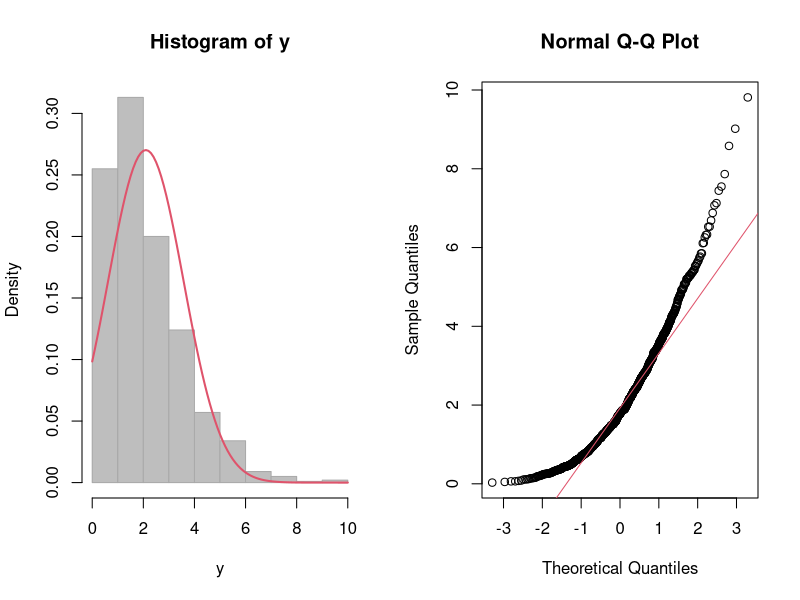
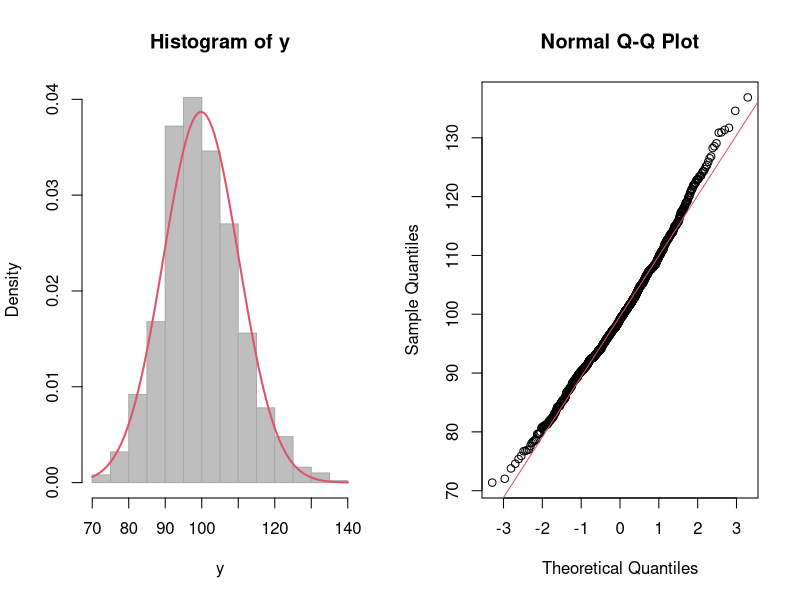
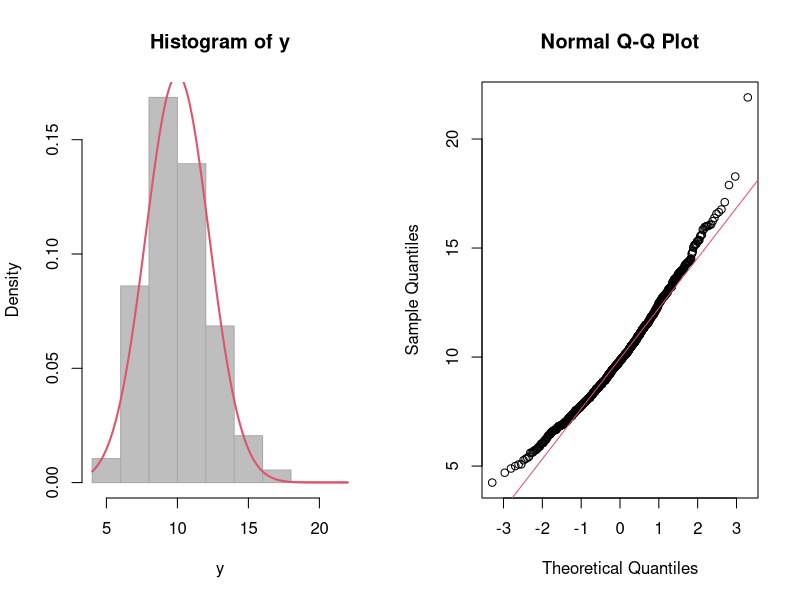
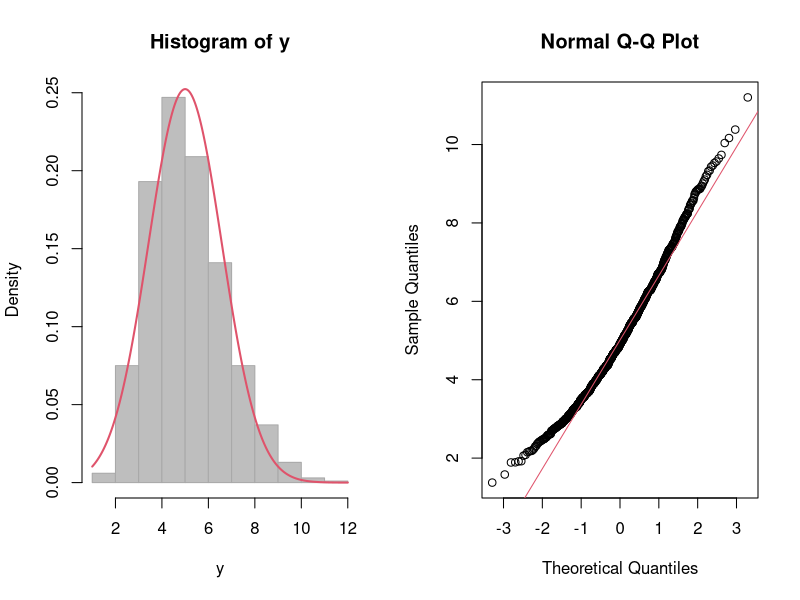
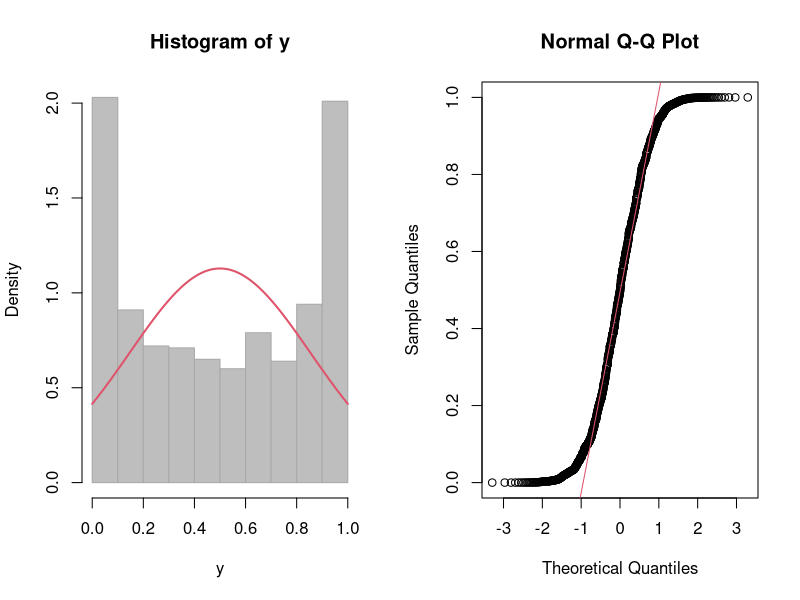
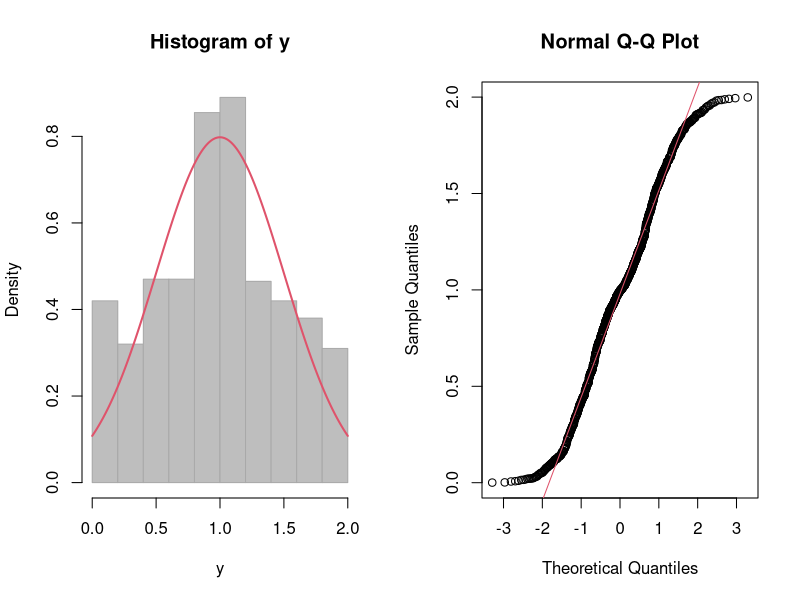
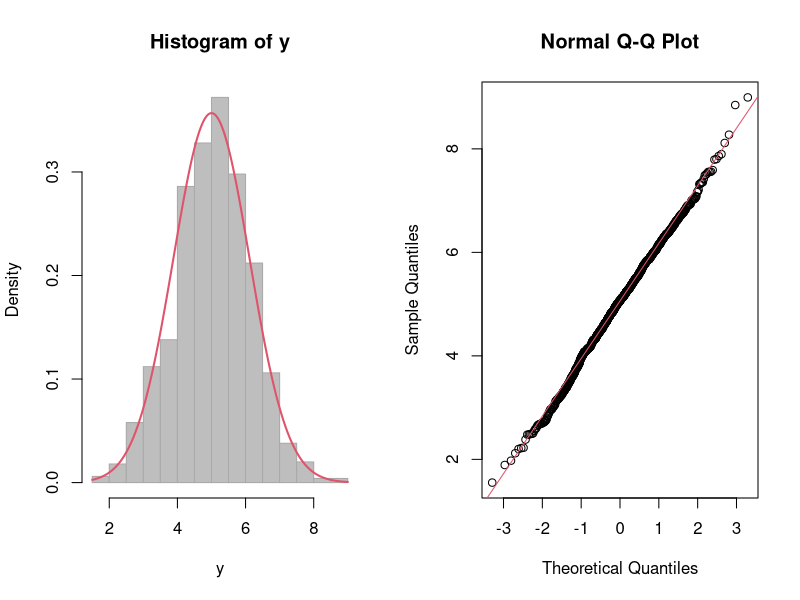
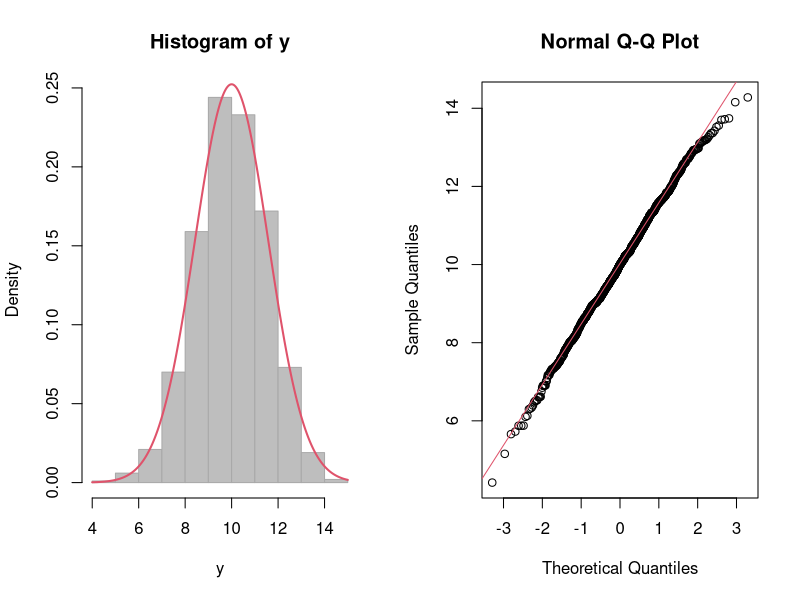

These figures' R source, in order:
## ---- chunk 1
CLT <- function(rfun, n, k = 1000, ...){
  y <- rep(0, k)
  for(i in 1:n)
    y <- y + rfun(k, ...)
  par(mfrow = c(1, 2))
  hist(y, col = "grey", bor = "darkgrey", freq = FALSE)
  curve(dnorm(x, mean(y), sd(y)), col = 2, lwd = 2, add = TRUE, xpd = FALSE)
  qqnorm(y)
  qqline(y, col=2)
}
## ---- chunk 2
CLT(rexp, n = 2, k = 1000, rate = 1)
## ---- chunk 3
CLT(rexp, n = 100, k = 1000, rate = 1)
## ---- chunk 4
CLT_2fun <- function(rfun, dfun, n, k = 1000, ..., support = c(-Inf, Inf)){
  ## Calculate the theoretical mean
  mu <- integrate(function(x) x * dfun(x, ...),
                  min(support), max(support))$value
  ## Calculate the expected value of x^2, which we use to find the variance and
  ## standard deviation
  ex2 <- integrate(function(x) x^2 * dfun(x, ...),
                   min(support), max(support))$value
  ## Use this to calculate the theoretical standard deviation
  sigma <- sqrt(ex2 - mu^2)
  y <- rep(0, k)
  for(i in 1:n)
    y <- y + rfun(k, ...)
  par(mfrow = c(1, 2))
  hist(y, col = "grey", bor = "darkgrey", freq = FALSE)
  curve(dnorm(x, mu * n, sigma * sqrt(n)), n = 1025,
        col = 2, lwd = 2, add = TRUE, xpd = FALSE)
  qqnorm(y)
  qqline(y, col = 2)
}
## ---- chunk 5
CLT_2fun(rgamma, dgamma, n = 10, k = 1000, shape = 2, rate = 2,
         support = c(0, Inf))
## ---- chunk 6
CLT_rfun <- function(rfun, n, k = 1000, ..., support = c(-Inf, Inf)){
  ## Retrieve the function call and extract the name of the random number
  ## generating function
  dfun_name <- as.character(as.list(match.call())$rfun)
  ## Substitute a "d" for the first letter (likely "r")
  substr(dfun_name, 1, 1) <- "d"
  ## Retrieve the function using `get` and assign it to `dfun`
  dfun <- get(dfun_name)
  ## Calculate the theoretical mean
  mu <- integrate(function(x) x * dfun(x, ...),
                  min(support), max(support))$value
  ## Calculate the expected value of x^2, which we use to find the variance and
  ## standard deviation
  ex2 <- integrate(function(x) x^2 * dfun(x, ...),
                   min(support), max(support))$value
  ## Use this to calculate the theoretical standard deviation
  sigma <- sqrt(ex2 - mu^2)
  y <- rep(0, k)
  for(i in 1:n)
    y <- y + rfun(k, ...)
  par(mfrow = c(1, 2))
  hist(y, col = "grey", bor = "darkgrey", freq = FALSE)
  curve(dnorm(x, mu * n, sigma * sqrt(n)), n = 1025,
        col = 2, lwd = 2, add = TRUE, xpd = FALSE)
  qqnorm(y)
  qqline(y, col = 2)
}
## ---- chunk 7
CLT_rfun(rgamma, n = 20, k = 1000, shape = 0.5, rate = 2, support = c(0, Inf))
## ---- chunk 8
for (n in c(1, 2, 10, 20)) {
  CLT_rfun(rbeta, n = n, k = 1000, shape1 = 0.5, shape2 = 0.5, support = c(0, 1))
}
## ---- chunk 9
for (n in c(1, 2, 10, 20)) {
  CLT_rfun(rbeta, n = n, k = 1000, shape1 = 0.5, shape2 = 0.1, support = c(0, 1))
}
## ---- chunk 10
earthquakes <- read.csv("earthquakes_20151029.csv")
DateTime <- as.POSIXlt(earthquakes$time, format = "%Y-%m-%dT%H:%M:%S")
X <- -as.numeric(difftime(DateTime[-1], DateTime[-length(DateTime)],
                          units = "mins"))
## ---- chunk 11
SampleMean <- function(X, n = 30, k = 10000, ...){
  X.bar <- rep(NA, k)
  for(i in 1:k)
    X.bar[i] <- mean(sample(X, n))
  hist(X.bar, freq = FALSE, ...)
  curve(dnorm(x, mean(X), sd(X) / sqrt(n)), n = 1025,
        lwd = 2, col = 2, add = TRUE)
}
## ---- chunk 12
par(mfrow=c(1,2))
for (n in c(5, 10, 30, 100))
  SampleMean(X, n = n, col = "grey", bor = "darkgrey", breaks = 30,
             main = paste0("Xbar.", n), xlim = c(0,100))
## ---- chunk 13
SampleMean.SD <- function(X, n = 30, k = 10000, ...){
  X.bar <- rep(NA, k)
  for(i in 1:k)
    X.bar[i] <- mean(sample(X, n))
  sd(X.bar)
}
## ---- chunk 14
X.bar.sd <- rep(NA, 100)
for(n in 1:100)
  X.bar.sd[n] <- SampleMean.SD(X, n, k=100)
## ---- chunk 15
n <- 1:100
X.bar.sd <- sapply(n, function(n) SampleMean.SD(X, n, 100))
## ---- chunk 16
plot(n, X.bar.sd)
## ---- chunk 17
plot(n, X.bar.sd, col = "grey")
curve(sd(X) / sqrt(x), add = TRUE, col = 2, lwd = 2)
## ---- chunk 18
curve(dnorm(x, mean = mean(X), sd = sd(X) / sqrt(30)), n = 1025,
      xlim = c(10, 60), ylim = c(0, 0.115), ann = FALSE)
curve(dnorm(x, mean = mean(X), sd = sd(X) / sqrt(100)), n = 1025,
      col = 2, add = TRUE)
legend("topright", lty = 1, col = 1:2, legend = c(30, 100),
       title = "Sample Size", bty = "l")
## ---- chunk 19
pnorm(23.4, mean(X), sd(X) / sqrt(30))
## ---- chunk 20
pnorm(23.4, mean(X), sd(X) / sqrt(100))
## ---- chunk 21
n <- 0
p <- 1
while(p > 0.05){
  n <- n+1
  p <- pnorm(23.4, mean(X), sd(X)/sqrt(n))
}
n
## ---- chunk 22
f <- function(x) 2 - x^2
curve(f, lwd = 2, xlim = c(-2, 3))
abline(h = 0, col = "grey")
uniroot(f, interval = c(0, 3))
curve(f, lwd = 2, xlim = c(-2, 3))
abline(h = 0, col = "grey")
points(uniroot(f, interval = c(0, 3))$root, 0, pch = 19, col = "blue")
## ---- chunk 23
uniroot(f, interval = c(0, 2))
## ---- chunk 24
myf <- function(n) pnorm(23.4, mean(X), sd(X) / sqrt(n)) - 0.05
uniroot(myf, c(0, 100))
## ---- chunk 25
(qnorm(0.95) * sd(X) / (23.4 - mean(X)))^2
